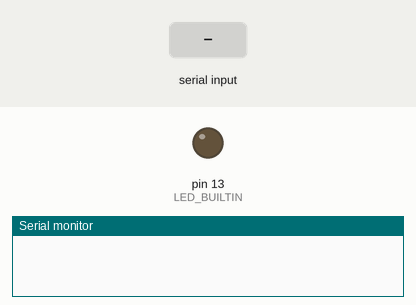
This sketch was run on a simulated Arduino Uno, built with avr-gcc and run on an emulated ATmega328P. On the bench: output pins drawn as LEDs (lit = HIGH), the last lines printed to the serial monitor. The inputs (shaded band) are chosen by the test bench.

Above: at 1.2 s.
1.3 s: "on\n" received over Serial
At 1.8 s:
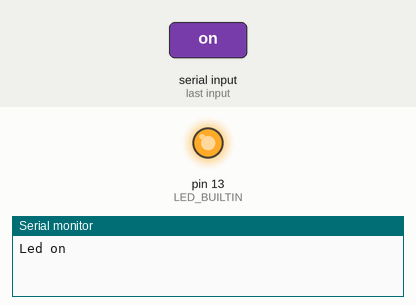
2.8 s: "off\n" received over Serial
At 4.2 s:
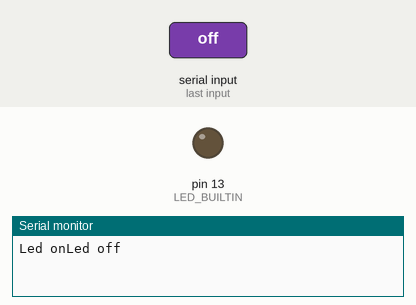
Timing chart, 0 to 5.8 s (numbered marks = the images above; inputs shaded):
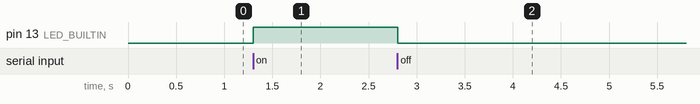

Measured:
- after the input at 1.3 s, pin 13 (LED_BUILTIN): LOW → HIGH at once
- after the input at 2.8 s, pin 13 (LED_BUILTIN): HIGH → LOW at once

The sketch:

py_arduino_ex.ino
```cpp
String incomingbyte;
void setup() {
  Serial.begin(9600);
  pinMode(LED_BUILTIN,OUTPUT);
  }
void loop(){

  if(Serial.available()){

    incomingbyte = Serial.readStringUntil('\n');
    if(incomingbyte == "on"){

      digitalWrite(LED_BUILTIN,HIGH);
      Serial.write("Led on");
      }
       if(incomingbyte == "off"){

      digitalWrite(LED_BUILTIN,LOW);
      Serial.write("Led off");
      }

    }


  }
```
